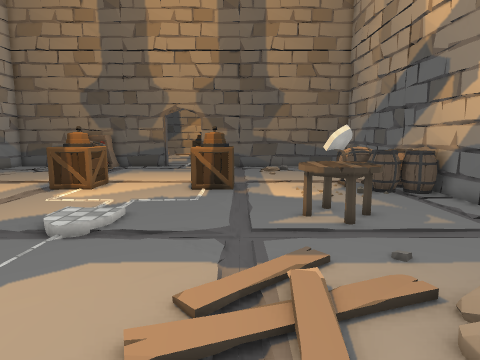
View 1 (above)

19 first-person views from a walk through a scene from a Unity 3-D project. The camera is 1.4 m above the floor, tilts 8° down and sees 75° across. The floor is counted in squares, 0.5 m on a side. Each view is taken from the middle of a square. On the plan, view 1 faces up. The plan holds only what a view shows up to about 20 squares ahead; the rest is blank. The place goes on beyond the plan. The player character is not drawn. Some animated figures are left out. Door leaves are left out, so doorways stand open. Some surface patterns are stand-ins.

View 2
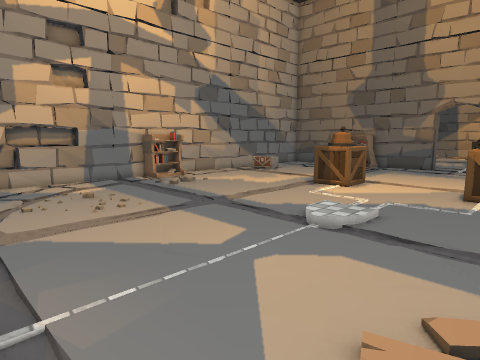

View 3
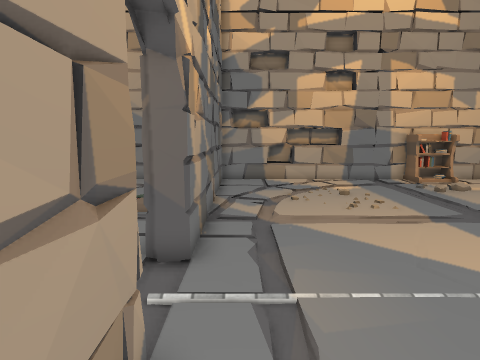

View 4
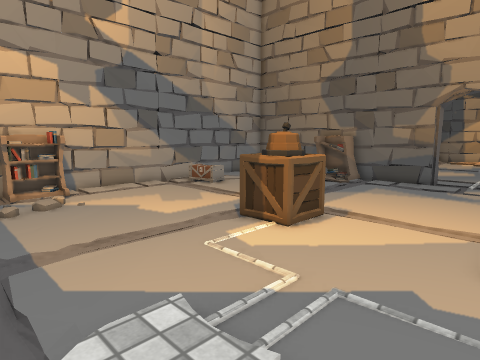

View 5
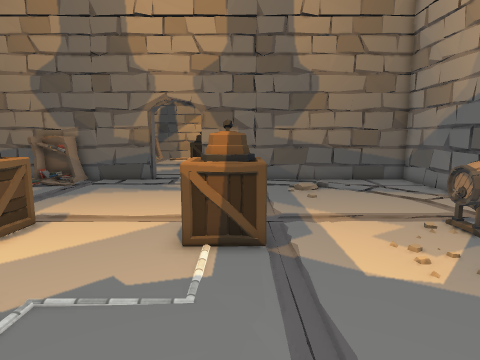

View 6
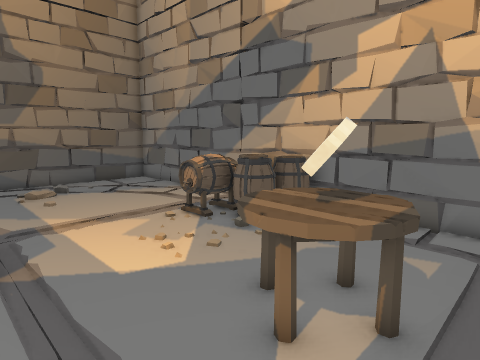

View 7
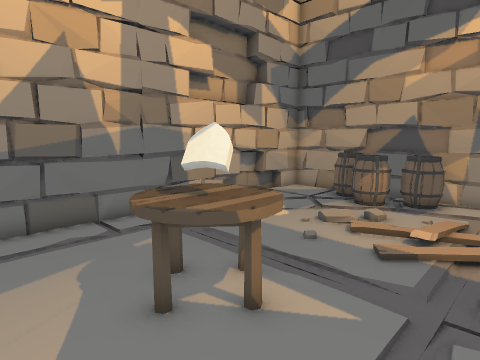

View 8
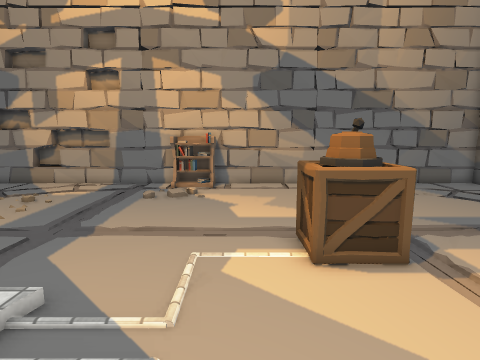

View 9
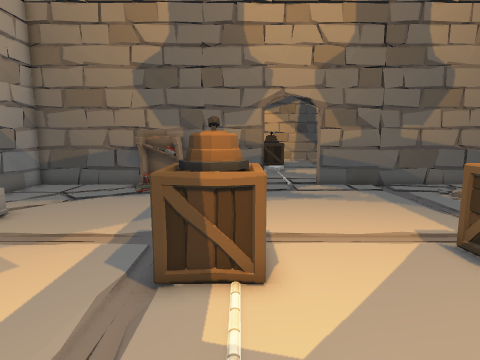

View 10
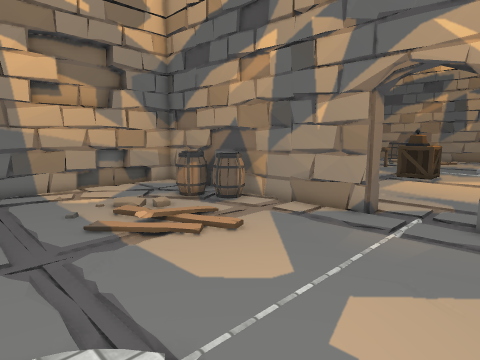

View 11
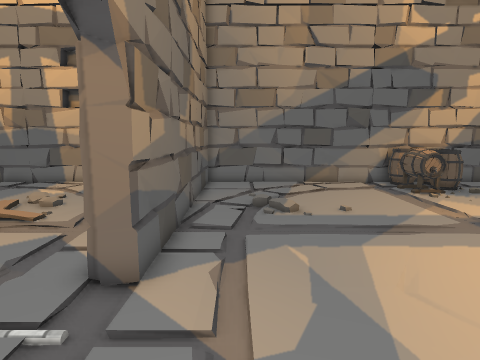

View 12
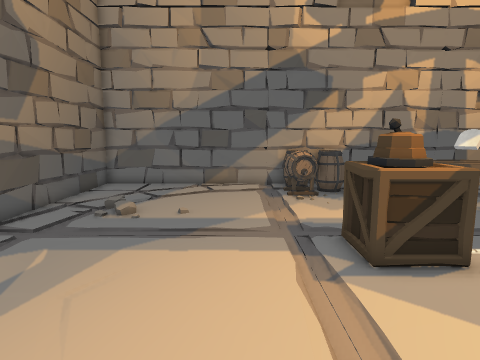

View 13
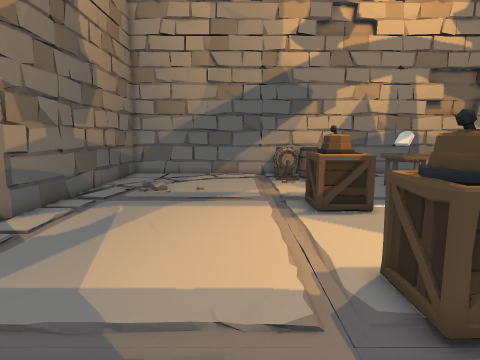

View 14
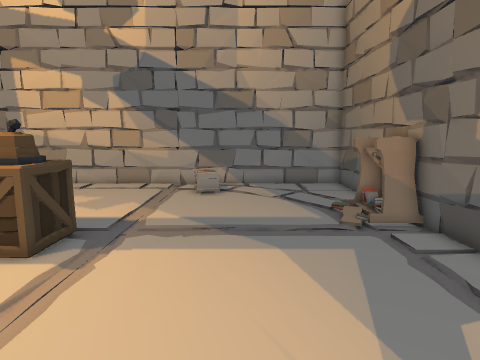

View 15
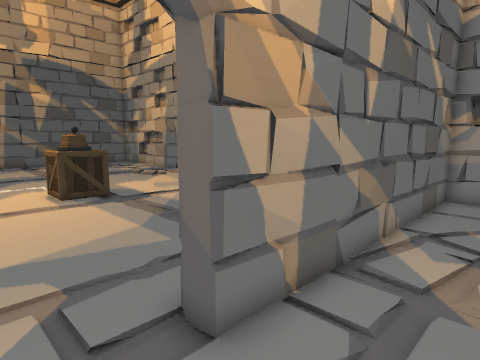

View 16
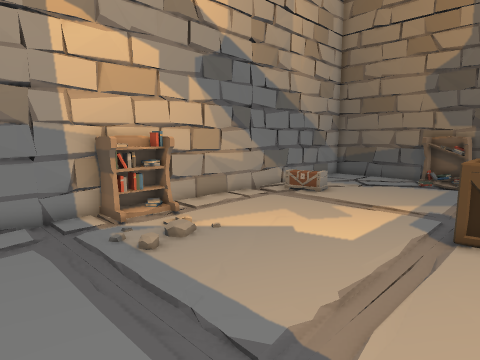

View 17
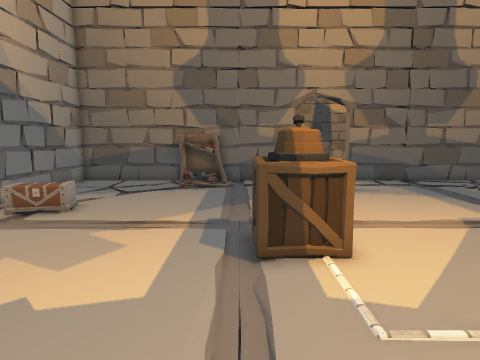

View 18
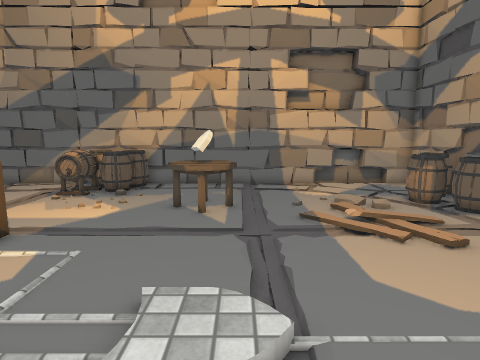

View 19
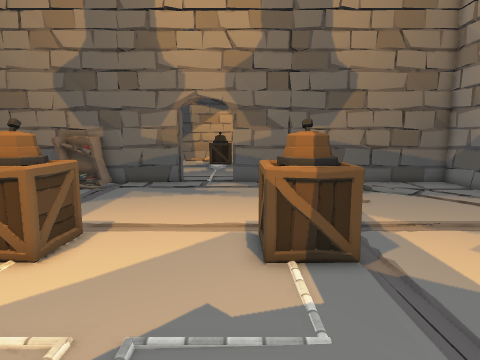

### Floor plan
Key: @ floor where view 1 was taken; # wall or solid block; . main floor; : floor 0.25 m higher than the main floor; / step, stairs or slope; D open door; = window, fence, low wall or low ledge; C crate; L lever; B barrel; T table; K bookshelf; O other object.
Columns run from 20 left of view 1 to 10 right of it. Each row starts with its distance up from view 1.
 28 ##############DDD##############
 27 #......KKK................... #
 26 #......////............//.... #
 25 #=....................: //... #
 24 #=....................:/..... #
 23 #=........................... #
 22 #  .......................... #
 21 #   ......................... #
 20 #.OO......................... #
 19 #............................ #
 18 #..........CC.....CC......BB  #
 17 #.........CLL.....LLC....BBBBB#
 16 #.........CLL.....LLC.....BBBB#
 15 #=........................BBBB#
 14 #=..........................BB#
 13 #KK..........................##
 12 #KK....................TT....##
 11 #KK...................TTTT... #
 10 #KK.........../ /.....TTTT... #
  9 # ............/ /......TT.... #
  8 # ........................... #
  7 #.................../........#
  6 #.................../:.......#
  5 #=..................//::/....#
  4 #=................../:.//....#
  3 #.................../:./.....#
  2 #.......................BB...#
  1 #.....................BBBBB..#
  0 #...................@.BBBBB..#
 -1 ##############DDD##############
 -2 ##############DDD##############
 -3 #......KKK................... #
 -4 #......////............//.... #
 -5 #=....................:/ /... #
 -6 #=....................:/..... #
 -7 #=........................... #
 -8 #............................ #
 -9 # ........................... #
-10 #   ......................... #
-11 #............................ #
-12 #.........................BB. #
-13 #.........CLL....CLLC....BBBBB#
-14 #......... LL....CLL  ....BBBB#
-15 #=........CCC.. .CC      .BBOO#
-16 #=... ...   ...   ...      .OO#
-17 #      ..   ..     ....       #
-18 #           ..       ..TT     #
-19 #           ..        TTTT    #

Positions as (right, up) in squares from view 1, and headings:
1: (0, 0), facing up
2: (0, 0), facing up-left
3: (0, 0), facing left
4: (-2, 8), facing up-left
5: (-1, 8), facing up
6: (-1, 8), facing up-right
7: (-1, 14), facing down-right
8: (-1, 14), facing left
9: (-8, 10), facing up
10: (-8, 10), facing down-right
11: (-9, -4), facing right
12: (-9, -10), facing right
13: (-14, -10), facing right
14: (-1, -8), facing left
15: (-4, 2), facing down-left
16: (-8, 6), facing up-left
17: (-10, 9), facing up
18: (-9, 9), facing right
19: (-3, 9), facing up
